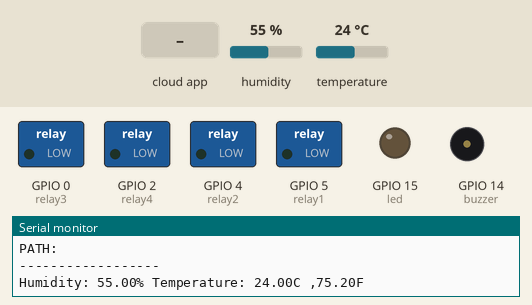
A sketch run on a simulated ESP8266 (NodeMCU). On the bench: switched loads named in the sketch (green lamp = pin HIGH), output pins drawn as LEDs (lit = HIGH), buzzer (waves = sounding, pin HIGH), the last lines printed to the serial monitor. The test bench sets the inputs (shaded band); at power-on: humidity 55 %, temperature 24 °C. WiFi joins after 1.5 s; servers stay silent unless stated; the Firebase database answers and starts empty.

Above: at 2.7 s.
2.8 s: the phone or cloud app sets led to 1
At 4.3 s:
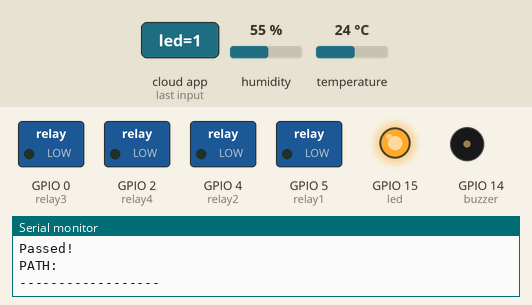
4.6 s: the phone or cloud app sets relay1 to 1
At 6.5 s:
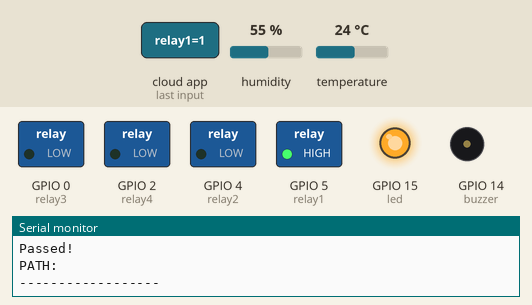
7.1 s: the phone or cloud app sets relay2 to 1
At 8.7 s:
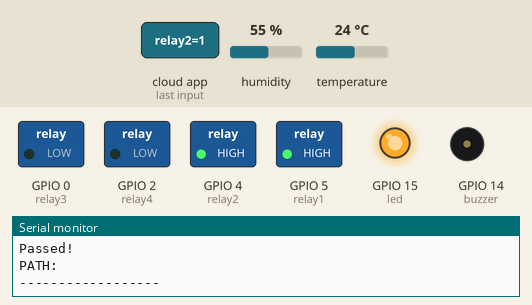
9.5 s: the phone or cloud app sets relay3 to 1
At 10.9 s:
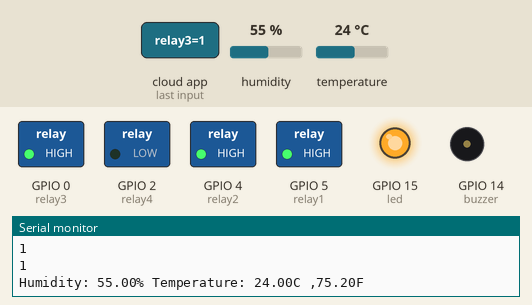
12.0 s: the phone or cloud app sets relay4 to 1
At 14.2 s:
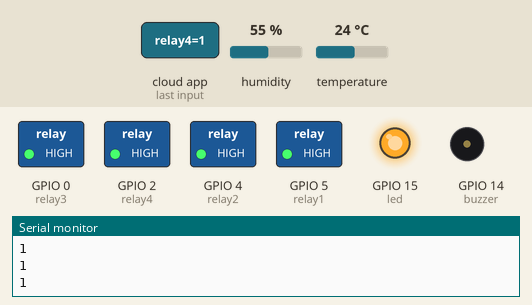
14.5 s: the phone or cloud app sets led to 0
At 15.4 s:
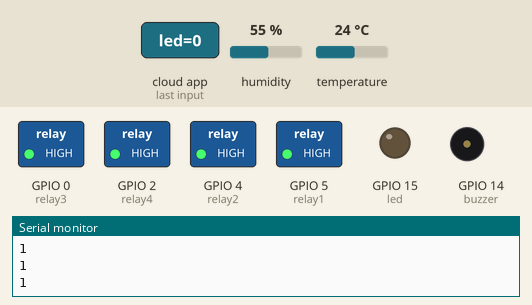
Timing chart, 0 to 17.2 s (numbered marks = the images above; inputs shaded):
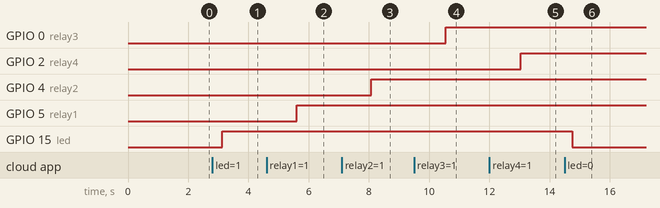

The sketch:

firebase_try.ino
```cpp
#include <FirebaseESP8266.h>
#include <ESP8266WiFi.h>
#include <DHT.h>


#define FIREBASE_HOST "iot-box-849d9.firebaseio.com/"
#define FIREBASE_AUTH "7t7E9MM7OVDZY8AB0PT9doiKpBq3v4ajyOB8FUcF"

#define WIFI_SSID "Tenda_48DFE8"
#define WIFI_PASSWORD "zia@zayed@zunayed123"

#define DHTPIN 12 //D6
#define led 15 //D8
#define buzzer  14//D5
#define relay1  5//D1
#define relay2  4//D2
#define relay3  0//D3
#define relay4  2//D4


#define DHTTYPE DHT11
DHT dht(DHTPIN, DHTTYPE);


FirebaseData firebaseData;
FirebaseData ledData;
FirebaseJson json;
FirebaseData relay1Data, relay2Data, relay3Data, relay4Data;


void setup() {
  // put your setup code here, to run once:
  Serial.begin(115200);
  //dht.begin();
  pinMode(led,OUTPUT);
  pinMode(relay1, OUTPUT);
  pinMode(relay2, OUTPUT);
  pinMode(relay3, OUTPUT);
  pinMode(relay4, OUTPUT);
  pinMode(buzzer, OUTPUT);

  WiFi.begin(WIFI_SSID, WIFI_PASSWORD);
  Serial.print("connecting to Wi-Fi");
  while (WiFi.status() != WL_CONNECTED){
    Serial.print(".");
    delay(300);
  }
  Serial.println();
  Serial.print("Connected with IP: ");
  Serial.println(WiFi.localIP());
  Serial.println();

  Firebase.begin(FIREBASE_HOST, FIREBASE_AUTH);
  Firebase.reconnectWiFi(true);
  Serial.print("VOID Setup() finished!!!!!!!!!!!!!!!!!!");
}

void sensorUpdate(){
  float h = dht.readHumidity();
  float t = dht.readTemperature();// default vabe celsius e thake
  //read temp as Fahrenheit (isFahrenheit = true)
  float f = dht.readTemperature(true);
  // check if any reads failed and exit early (to try again)
  if (isnan(h) || isnan(t) || isnan(f)){
    Serial.println(F("Failed to read from DHT sensor!"));
    return;
      }
  Serial.print(F("Humidity: "));
  Serial.print(h);
  Serial.print(F("% Temperature: "));
  Serial.print(t);
  Serial.print(F("C ,"));
  Serial.print(f);
  Serial.println(F("F "));

  if (Firebase.setFloat(firebaseData, "/IOT-BOX/humidity" , h)){
      Serial.println("Passed!");
      Serial.println("PATH: " + firebaseData.dataPath());
      Serial.println("------------------");
      Serial.println();
    }
  else{
      Serial.println("FAILED");
      Serial.println("REASON: " + firebaseData.errorReason());
      Serial.println("-------------------------");
      Serial.println();
    }

  if (Firebase.setFloat(firebaseData, "/IOT-BOX/temperature" , t)){
      Serial.println("Passed!");
      Serial.println("PATH: " + firebaseData.dataPath());
      Serial.println("------------------");
      Serial.println();
    }
  else{
      Serial.println("FAILED");
      Serial.println("REASON: " + firebaseData.errorReason());
      Serial.println("-------------------------");
      Serial.println();
    }
 }

void loop() {
  /*
  digitalWrite(relay1,1);
  delay(1000);
  digitalWrite(relay1,0);
  delay(1000);
  */
  sensorUpdate();

  if(Firebase.getString(ledData, "IOT-BOX/led")){
    Serial.println(ledData.stringData());
    if (ledData.stringData() == "1"){
        digitalWrite(led, 1);
    }
    else if (ledData.stringData() == "0"){
        digitalWrite(led, 0);
    }
  }

  if(Firebase.getString(relay1Data, "IOT-BOX/relay1")){
    Serial.println(relay1Data.stringData());
    if (relay1Data.stringData() == "1"){
        digitalWrite(relay1, 1);
    }
    else if (relay1Data.stringData() == "0"){
        digitalWrite(relay1, 0);
    }
  }

  if(Firebase.getString(relay2Data, "IOT-BOX/relay2")){
    Serial.println(relay2Data.stringData());
    if (relay2Data.stringData() == "1"){
        digitalWrite(relay2, 1);
    }
    else if (relay2Data.stringData() == "0"){
        digitalWrite(relay2, 0);
    }
  }

  if(Firebase.getString(relay3Data, "IOT-BOX/relay3")){
    Serial.println(relay3Data.stringData());
    if (relay3Data.stringData() == "1"){
        digitalWrite(relay3, 1);
//        for(int i=0;i<3;i++){
//          tone(buzzer,1000);
//          delay(1000);
//          noTone(buzzer);
//          delay(1000);
//        }
    }
    else if (relay3Data.stringData() == "0"){
        digitalWrite(relay3, 0);
    }
  }

  if(Firebase.getString(relay4Data, "IOT-BOX/relay4")){
    Serial.println(relay4Data.stringData());
    if (relay4Data.stringData() == "1"){
        digitalWrite(relay4, 1);
//        for(int i=0;i<4;i++){
//          tone(buzzer,1000);
//          delay(1000);
//          noTone(buzzer);
//          delay(1000);
//        }
    }
    else if (relay4Data.stringData() == "0"){
        digitalWrite(relay4, 0);
    }
  }

  delay(100);

}
```

Measured:
- after the input at 2.8 s, GPIO 15 (led): LOW → HIGH after 0.33 s
- after the input at 4.6 s, GPIO 5 (relay1): LOW → HIGH after 1.0 s
- after the input at 7.1 s, GPIO 4 (relay2): LOW → HIGH after 0.98 s
- after the input at 9.5 s, GPIO 0 (relay3): LOW → HIGH after 1.1 s
- after the input at 12.0 s, GPIO 2 (relay4): LOW → HIGH after 1.0 s
- after the input at 14.5 s, GPIO 15 (led): HIGH → LOW after 0.26 s
